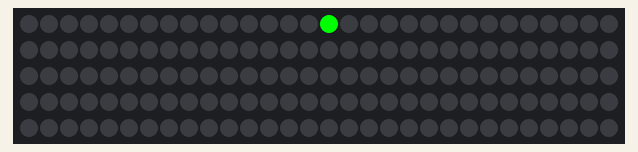
Simulated run of this sketch. Board: Arduino Uno, built with avr-gcc and run on an emulated ATmega328P. On the bench: 150 RGB LEDs in strip order, left to right, continuing on the next row.

Above: at 0.47 s.
At 9.5 s:
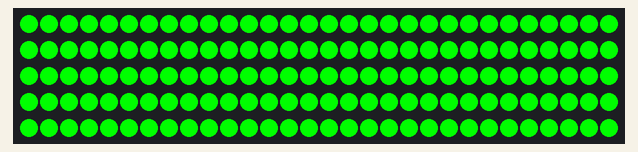
At 12.0 s:
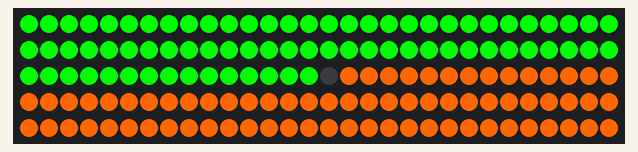
At 15.5 s:
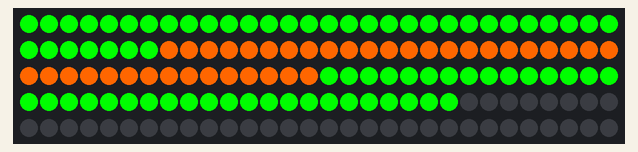
At 32.2 s:
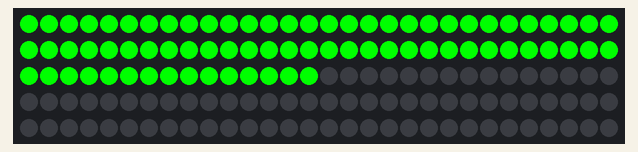
At 37.7 s:
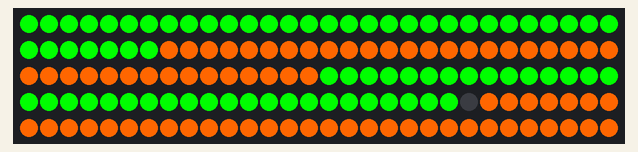

Measured:
- what the display in image 1 shows lasts 1.0 s, from 9.4 s to 10.4 s

The sketch:

st-patricks-day-long.ino
```cpp
#include <Adafruit_NeoPixel.h>
#define LEDPIN 12 // connect the Data from the strip to this pin on the Arduino
#define NUMBER_PIXELS 150
// the number of pixels in your LED strip

Adafruit_NeoPixel strip = Adafruit_NeoPixel(NUMBER_PIXELS, LEDPIN, NEO_GRB + NEO_KHZ800);

int delayTime = 100;
int halfCount = round( NUMBER_PIXELS / 2);
int quarterCount = round( NUMBER_PIXELS / 4);

void setup() {
  strip.begin(); // initialize the strip
}

void loop() {
  singleRunner();
  crossRunner();
  allGreen();
  halfGreenOrange();
  quarterGreenOrange();
  theaterChase(strip.Color(0, 255, 0), delayTime); // green
};

// turn all pixels off
void allOff() {
  for (int i=0; i<NUMBER_PIXELS; i++) {
    strip.setPixelColor(i, 0, 0, 0);
  };
  strip.show();
};

void allGreen() {
  for (int i=0; i<NUMBER_PIXELS; i++) {
    strip.setPixelColor(i, 0, 255, 0);
  };
  strip.show();
  delay(1000);
  allOff();
  delay(500);
};

void halfGreenOrange() {
  for (int i=0; i<halfCount; i++) {
    strip.setPixelColor(i, 0, 255, 0);
  };
  strip.show();
  delay(1000);
  for (int i=halfCount + 1; i<NUMBER_PIXELS; i++) {
    strip.setPixelColor(i, 255, 102, 0); // orange
  };
  strip.show();
  delay(1000);
  allOff();
  delay(500);
};

void quarterGreenOrange() {
  for (int i=0; i<quarterCount; i++) {
    strip.setPixelColor(i, 0, 255, 0); //green
  };
  strip.show();
  delay(1000);

  for (int i=quarterCount; i<halfCount; i++) {
    strip.setPixelColor(i, 255, 102, 0); // orange
  };
  strip.show();
  delay(1000);

  for (int i=halfCount; i<halfCount + quarterCount; i++) {
    strip.setPixelColor(i, 0, 255, 0); // green
  };
  strip.show();
  delay(1000);

  for (int i=halfCount + quarterCount + 1; i<NUMBER_PIXELS; i++) {
    strip.setPixelColor(i, 255, 102, 0); // orange
  };
  strip.show();
  delay(1000);

  allOff();
  delay(500);
};

void singleRunner() {
  for (int i=1; i<NUMBER_PIXELS; i++) {
    strip.setPixelColor(i-1, 0, 0, 0);
    strip.setPixelColor(i, 0, 255, 0);
    delay(15);
    strip.show();
  };


  for (int i=1; i<NUMBER_PIXELS; i++) {
    strip.setPixelColor(i-1, 0, 0, 0);
    strip.setPixelColor(i, 255, 102, 0); // orange
    delay(15);
    strip.show();
  };

};

void crossRunner() {
  for (int i=1; i<NUMBER_PIXELS; i++) {
    strip.setPixelColor(i-1, 0, 0, 0);
    strip.setPixelColor(i, 0, 255, 0);
    strip.setPixelColor(NUMBER_PIXELS-i, 0, 0, 0);
    strip.setPixelColor(NUMBER_PIXELS-i-1, 255, 102, 0); // orange
    delay(15);
    strip.show();
  };
};

// Theatre-style crawling lights.
void theaterChase(uint32_t c, uint8_t wait) {
  for (int j=0; j<10; j++) {  //do 10 cycles of chasing
    for (int q=0; q < 3; q++) {
      for (int i=0; i < strip.numPixels(); i=i+3) {
        strip.setPixelColor(i+q, c);    //turn every third pixel on
      }
      strip.show();
      delay(wait);
      for (int i=0; i < strip.numPixels(); i=i+3) {
        strip.setPixelColor(i+q, 0);        //turn every third pixel off
      }
    }
  }
}
```
